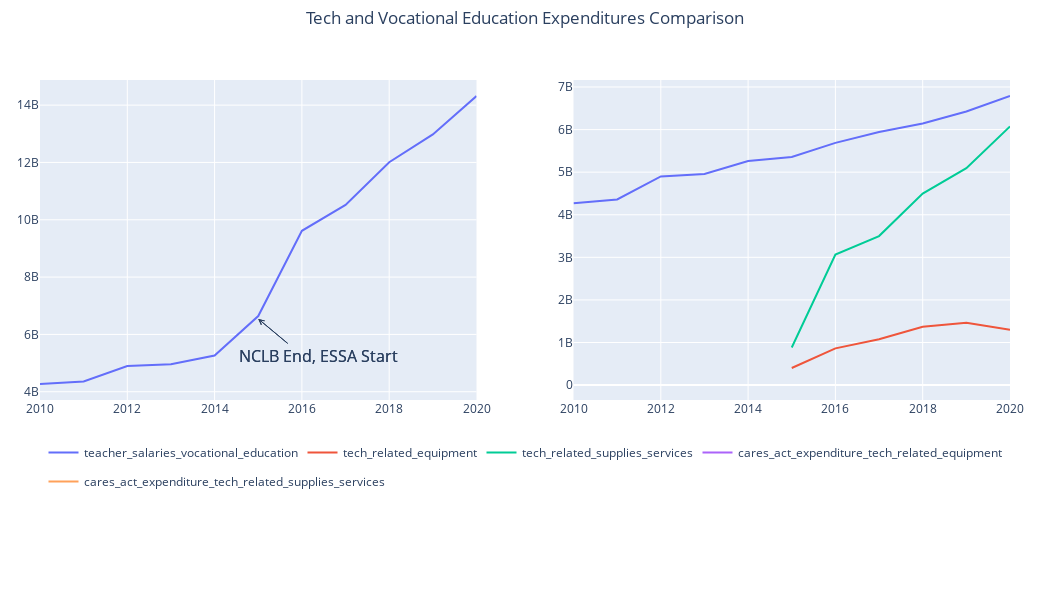

The notebook cell this image was saved under:
### Markdown cell above
<a id='visualizations_summaries'></a>
## Visualizations & Summaries

**Note:** This section consolidates all pertinent visualizations and comprehensive notes summarizing findings into a single area. The sequential arrangement aims to present a cohesive overview of the analysis, allowing for easy comprehension and detailed examination of trends, patterns, and critical insights derived from the data.

### Code cell
tech_vocational_line_charts_combined.show()

### Figure 1 — Plotly figure (JSON) as saved in the notebook; plotly's stock layout.template omitted (floating-point values rounded to 4 significant figures)
{"data": [{"hovertemplate": "year=%{x}<br>amount=%{y}<extra></extra>", "legendgroup": "", "line": {"color": "#636efa", "dash": "solid"}, "marker": {"symbol": "circle"}, "mode": "lines", "name": "", "orientation": "v", "showlegend": false, "type": "scatter", "x": [2010, 2011, 2012, 2013, 2014, 2015, 2016, 2017, 2018, 2019, 2020], "xaxis": "x", "y": [4269554000, 4359258000, 4899872000, 4958659000, 5264175000, 6641459000, 9614528000, 10518264000, 12008610000, 12979716000, 14318810000], "yaxis": "y"}, {"hovertemplate": "expenditure_title=teacher_salaries_vocational_education<br>year=%{x}<br>amount=%{y}<extra></extra>", "legendgroup": "teacher_salaries_vocational_education", "line": {"color": "#636efa", "dash": "solid"}, "marker": {"symbol": "circle"}, "mode": "lines", "name": "teacher_salaries_vocational_education", "orientation": "v", "showlegend": true, "type": "scatter", "x": [2010, 2011, 2012, 2013, 2014, 2015, 2016, 2017, 2018, 2019, 2020], "xaxis": "x2", "y": [4269554000, 4359258000, 4899872000, 4958659000, 5264175000, 5356589000, 5687409000, 5942136000, 6142907000, 6423723000, 6788819000], "yaxis": "y2"}, {"hovertemplate": "expenditure_title=tech_related_equipment<br>year=%{x}<br>amount=%{y}<extra></extra>", "legendgroup": "tech_related_equipment", "line": {"color": "#EF553B", "dash": "solid"}, "marker": {"symbol": "circle"}, "mode": "lines", "name": "tech_related_equipment", "orientation": "v", "showlegend": true, "type": "scatter", "x": [2015, 2016, 2017, 2018, 2019, 2020], "xaxis": "x2", "y": [401803000, 862087000, 1076475000, 1369400000, 1461407000, 1300494000], "yaxis": "y2"}, {"hovertemplate": "expenditure_title=tech_related_supplies_services<br>year=%{x}<br>amount=%{y}<extra></extra>", "legendgroup": "tech_related_supplies_services", "line": {"color": "#00cc96", "dash": "solid"}, "marker": {"symbol": "circle"}, "mode": "lines", "name": "tech_related_supplies_services", "orientation": "v", "showlegend": true, "type": "scatter", "x": [2015, 2016, 2017, 2018, 2019, 2020], "xaxis": "x2", "y": [883067000, 3065032000, 3499653000, 4496303000, 5094586000, 6073647000], "yaxis": "y2"}, {"hovertemplate": "expenditure_title=cares_act_expenditure_tech_related_equipment<br>year=%{x}<br>amount=%{y}<extra></extra>", "legendgroup": "cares_act_expenditure_tech_related_equipment", "line": {"color": "#ab63fa", "dash": "solid"}, "marker": {"symbol": "circle"}, "mode": "lines", "name": "cares_act_expenditure_tech_related_equipment", "orientation": "v", "showlegend": true, "type": "scatter", "x": [2020], "xaxis": "x2", "y": [25573000], "yaxis": "y2"}, {"hovertemplate": "expenditure_title=cares_act_expenditure_tech_related_supplies_services<br>year=%{x}<br>amount=%{y}<extra></extra>", "legendgroup": "cares_act_expenditure_tech_related_supplies_services", "line": {"color": "#FFA15A", "dash": "solid"}, "marker": {"symbol": "circle"}, "mode": "lines", "name": "cares_act_expenditure_tech_related_supplies_services", "orientation": "v", "showlegend": true, "type": "scatter", "x": [2020], "xaxis": "x2", "y": [130277000], "yaxis": "y2"}], "layout": {"annotations": [{"arrowhead": 5, "ax": 60, "ay": 50, "font": {"size": 16}, "showarrow": true, "text": "NCLB End, ESSA Start", "x": 2015, "xanchor": "center", "xref": "x", "y": 6541459000, "yanchor": "bottom", "yref": "y"}, {"arrowhead": 5, "ax": 60, "ay": 50, "font": {"size": 16}, "showarrow": true, "text": "NCLB End, ESSA Start", "x": 2015, "xanchor": "center", "xref": "x", "y": 6541459000, "yanchor": "bottom", "yref": "y"}], "height": 600, "hoverlabel": {"bgcolor": "white", "font": {"family": "Calibri", "size": 16}}, "legend": {"orientation": "h", "x": 0.5, "xanchor": "center", "y": -0.3, "yanchor": "bottom"}, "margin": {"b": 200, "l": 40, "r": 40, "t": 80}, "title": {"text": "Tech and Vocational Education Expenditures Comparison", "x": 0.5, "xanchor": "center", "y": 0.98, "yanchor": "top"}, "width": 1050, "xaxis": {"anchor": "y", "domain": [0, 0.45]}, "xaxis2": {"anchor": "y2", "domain": [0.55, 1]}, "yaxis": {"anchor": "x", "domain": [0, 1]}, "yaxis2": {"anchor": "x2", "domain": [0, 1]}}}
